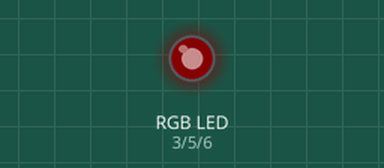
A sketch run on a simulated Arduino Uno, built with avr-gcc and run on an emulated ATmega328P. Parts: an RGB LED mixed from three pins (HIGH = lit). Dim RGB values are drawn brighter than linear.

Above: at 0.05 s.
At 2.15 s:
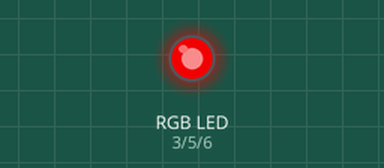
At 4.35 s:
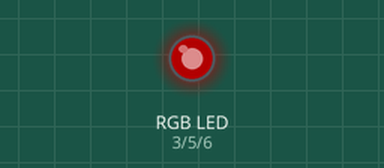
At 8.85 s:
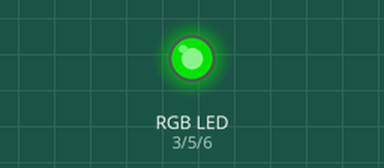
At 13.25 s:
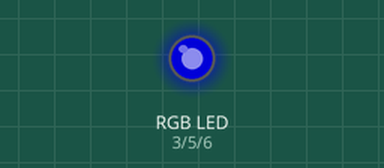
At 17.75 s:
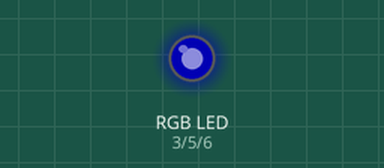
Timing chart, 0 to 24.4 s (numbered marks = the images above):
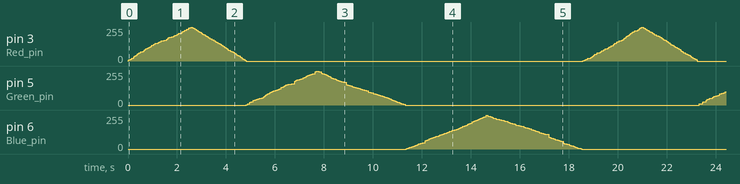

The sketch:

KY-016.ino
```cpp
const int Red_pin = 3;
const int Green_pin = 5;
const int Blue_pin = 6;

void setup(){

    pinMode(Red_pin,OUTPUT);
    pinMode(Green_pin,OUTPUT);
    pinMode(Blue_pin ,OUTPUT);
}

const double time_to_max = 2000.0f;


static double delta = 0.0f;


void loop(){
    static double wave_x = 0.0f ;
    static double interval = (1.0/time_to_max) ;
    double t0 = millis();

    if(wave_x >= 3.000f){
        wave_x = 0.0f;
    }

    wave_x += delta * (interval);


    double wave_y = triangle_wave(wave_x);

    if(wave_x < 1.00f){
        analogWrite(Red_pin,wave_y * 255);
        analogWrite(Green_pin,0);
        analogWrite(Blue_pin,0);
    }
    else if(wave_x < 2.00f){
        analogWrite(Red_pin,0);
        analogWrite(Green_pin,wave_y * 255);
        analogWrite(Blue_pin,0);
    }
    else if(wave_x < 3.00f){
        analogWrite(Red_pin,0);
        analogWrite(Green_pin,0);
        analogWrite(Blue_pin,wave_y * 255);
    }
double t1 = millis();

    delta = t1-t0;

}

double triangle_wave(double x){
    return 2 * abs(x - floor(x + 3.0f/4.0f + 0.75) + 1.0f/4.0f + 0.75);
}
```
